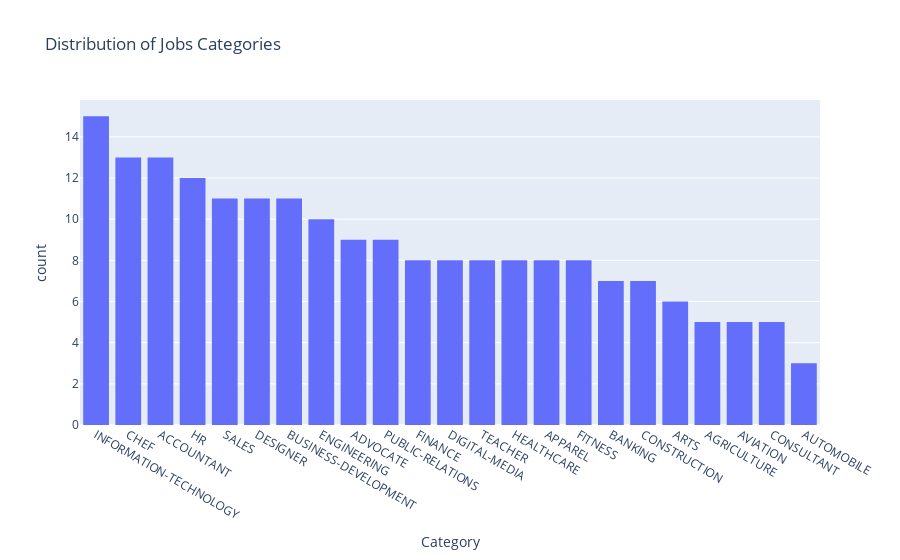

Notebook code for this chart:
### Markdown cell above
# Visualisation

### Code cell
graph1 = px.histogram(data_resumes, x="Category",title="Distribution of Jobs Categories").update_xaxes(categoryorder="total descending")
graph1.show()

### Figure 1 — Plotly figure (JSON) as saved in the notebook; plotly's stock layout.template omitted (floating-point values rounded to 4 significant figures; data arrays with more than 128 entries replaced by an {"elided": "..."} marker saying what was removed)
{"data": [{"alignmentgroup": "True", "bingroup": "x", "hovertemplate": "Category=%{x}<br>count=%{y}<extra></extra>", "legendgroup": "", "marker": {"color": "#636efa"}, "name": "", "offsetgroup": "", "orientation": "v", "showlegend": false, "type": "histogram", "x": {"elided": "200 str values"}, "xaxis": "x", "yaxis": "y"}], "layout": {"barmode": "relative", "legend": {"tracegroupgap": 0}, "title": {"text": "Distribution of Jobs Categories"}, "xaxis": {"anchor": "y", "categoryorder": "total descending", "domain": [0, 1], "title": {"text": "Category"}}, "yaxis": {"anchor": "x", "domain": [0, 1], "title": {"text": "count"}}}}
